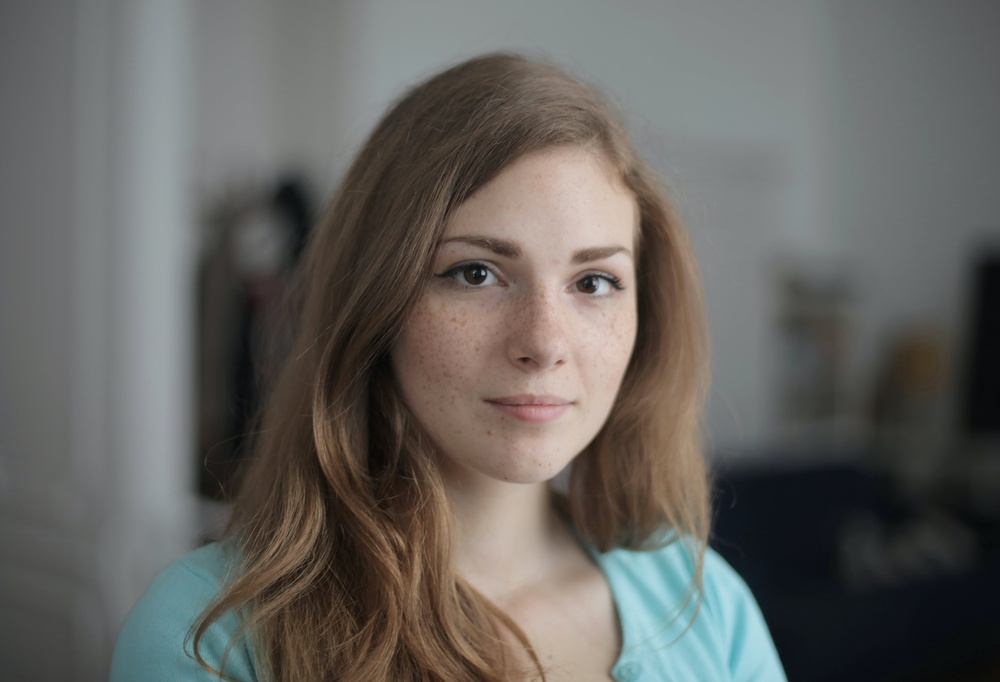
#> input picture image.jpg, 1000 x 682 px, shrunk from 7113 x 4852 before the run
$ python mean_shift.py
#> lines starting #> are read from the running program, lines starting #| are printed output that depends on the picture
import cv2
import numpy as np
from sklearn.cluster import MeanShift, estimate_bandwidth
import matplotlib.pyplot as plt

# Görüntüyü yükle
image = cv2.imread('image.jpg')
#> image is the input picture: shape (682, 1000, 3); mean B, G, R 95.6, 99.3, 101.3
image = cv2.cvtColor(image, cv2.COLOR_BGR2RGB)

# Görüntüyü piksellere ayır ve 2D diziye dönüştür
pixels = image.reshape(-1, 3)

# Piksel örneklemesi yap
sample_size = 1000  # Örnekleme boyutu
np.random.seed(0)
sample_indices = np.random.choice(pixels.shape[0], sample_size, replace=False)
sample_pixels = pixels[sample_indices]
#> sample_pixels = 1000 rows, first 8: [116, 117, 119], [101, 106, 109], [106, 112, 112], [100, 102, 99], [58, 42, 29], [73, 73, 71], [149, 157, 159], [38, 40, 37]

# Bandwidth tahmini
bandwidth = estimate_bandwidth(sample_pixels, quantile=0.2, n_samples=500)
#> bandwidth = 37.64

# Mean Shift algoritmasını uygula
mean_shift = MeanShift(bandwidth=bandwidth, bin_seeding=True)
mean_shift.fit(sample_pixels)
labels = mean_shift.predict(pixels)
cluster_centers = mean_shift.cluster_centers_
#> cluster_centers = [[123.8, 126.6, 126], [61.99, 53.45, 45.7], [199.8, 179.1, 168.3], [150.3, 201.9, 212.1]]

# Segmentleri yeniden renklendir
segmented_img = cluster_centers[labels]
segmented_img = segmented_img.reshape(image.shape).astype(np.uint8)
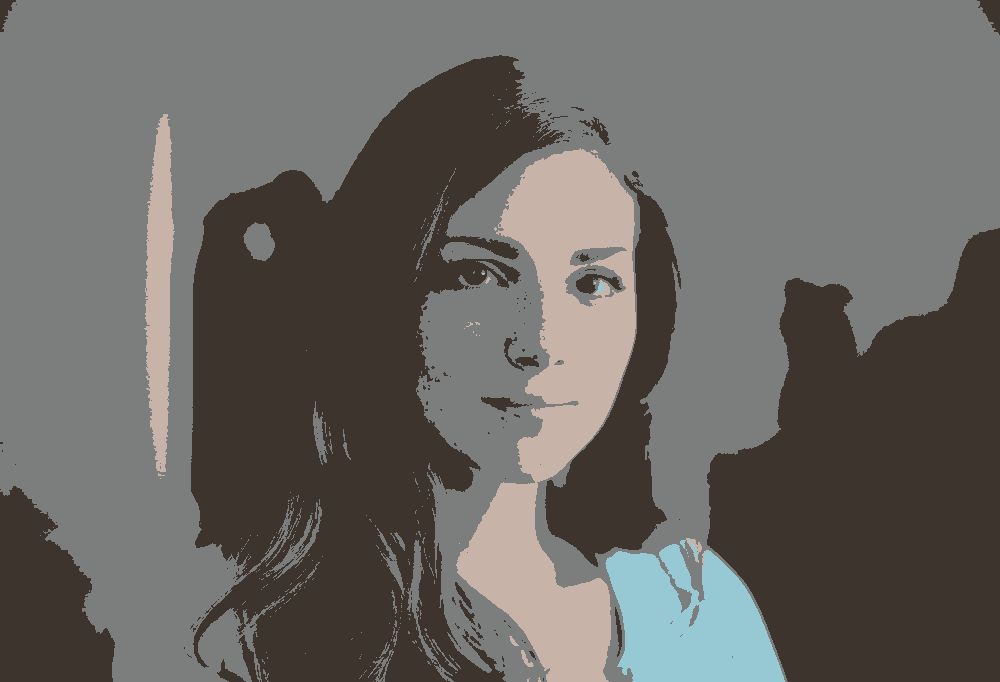
#> segmented_img: shape (682, 1000, 3); mean R, G, B 105.2, 103.5, 99.3

# Görüntüyü göster
plt.figure(figsize=(12, 6))
plt.subplot(1, 2, 1)
plt.title('Orijinal Görüntü')
plt.imshow(image)
plt.axis('off')

plt.subplot(1, 2, 2)
plt.title('Segmented Görüntü')
plt.imshow(segmented_img)
plt.axis('off')

plt.show()
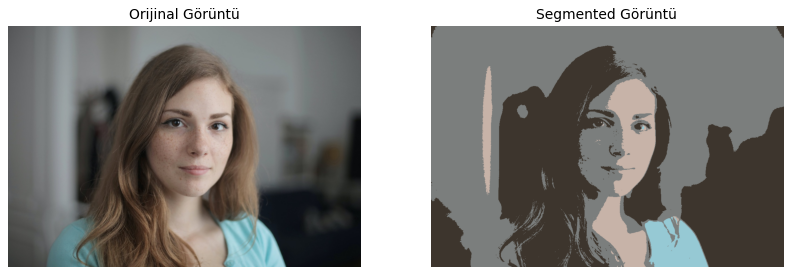
#> figure drawn by matplotlib, 2 panels
